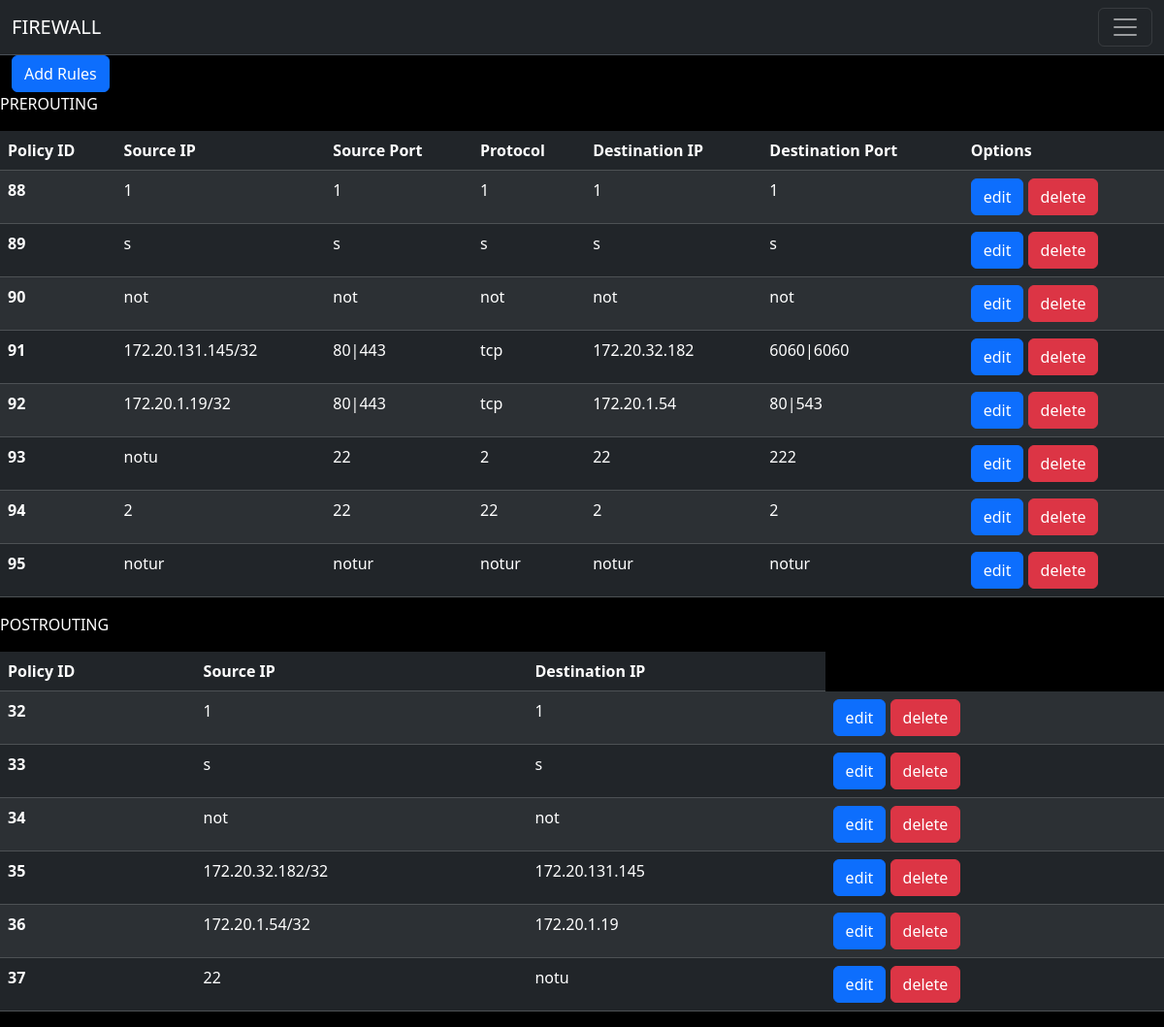
The app's page /, older data.
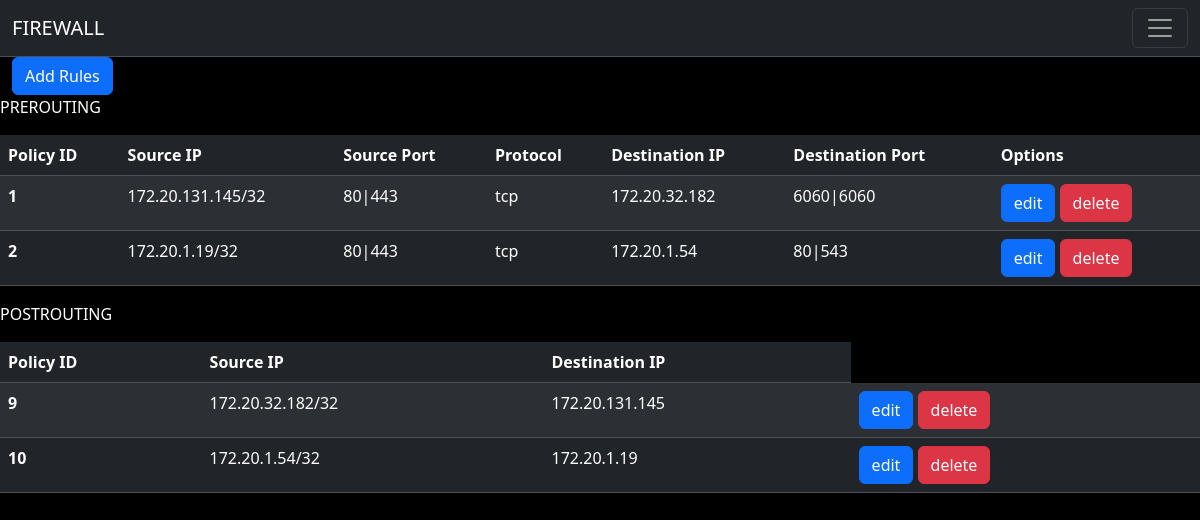
The same page, newer data.
### rules_fetcher_display/models.py (models this page shows)
class prerouting(models.Model):
    routing = models.CharField(max_length=10)
    source_ip = models.CharField(max_length=18)
    source_port = models.CharField(max_length=6)
    protocol = models.CharField(max_length=3)
    destination_ip = models.CharField(max_length=18)
    destination_port = models.CharField(max_length=3)

class postrouting(models.Model):
    routing = models.CharField(max_length=10)
    source_ip = models.CharField(max_length=18)
    destination_ip = models.CharField(max_length=18)

### rules_fetcher_display/views.py (the view)
# urls.py: path('', combined_rules,name='rules'),
def combined_rules(request):
    pre_context = pre_rules(request)
    post_context = post_rules(request)
    combined_context = {**pre_context, **post_context}
    return render(request, 'index.html', combined_context)

### rules_fetcher_display/views.py (called while the page is built)
def pre_rules(request):
    pre = prerouting.objects.all()
    context = {'prerouting_data': pre}
    return context

def post_rules(request):
    post = postrouting.objects.all()
    context = {'postrouting_data': post}
    return context

### templates/index.html (shortened to what this page needs)
<!DOCTYPE html>
{% load static %}
<html>
<head>
    <link href="https://cdn.jsdelivr.net/npm/bootstrap@5.3.2/dist/css/bootstrap.min.css" rel="stylesheet">
    <link rel="stylesheet" href="{% static 'main.css' %}">
</head>
<body>
  <nav class="navbar bg-dark border-bottom border-body" data-bs-theme="dark">
    <div class="container-fluid">
      <a class="navbar-brand" href="#">FIREWALL</a>
      <button class="navbar-toggler" type="button" data-bs-toggle="collapse" data-bs-target="#navbarText" aria-controls="navbarText" aria-expanded="false" aria-label="Toggle navigation">
        <span class="navbar-toggler-icon"></span>
      </button>
    </div>
  </nav>
<div class="container-fluid">
  <button  id="add" type="button" class="btn btn-primary">Add Rules</button>
</div>
<table class="table table-dark table-striped">
    <thead>
      <tr id="columns">
        <p>PREROUTING</p>
        <th scope="col">Policy ID</th>
        <th scope="col">Source IP</th>
        <th scope="col">Source Port</th>
        <th scope="col">Protocol</th>
        <th scope="col">Destination IP</th>
        <th scope="col">Destination Port</th>
        <th scope="col">Options</th>
      </tr>
    </thead>
    <tbody>
    {% for value_pre in prerouting_data %}
      <tr>
        <th scope="row">{{value_pre.id}}</th>
        <td  contenteditable="false">{{ value_pre.source_ip }}</td>
        <td  contenteditable="false" >{{ value_pre.source_port }}</td>
        <td  contenteditable="false">{{ value_pre.protocol }}</td>
        <td  contenteditable="false">{{ value_pre.destination_ip }}</td>
        <td contenteditable="false">{{ value_pre.destination_port }}</td>
        <td >
          <button  type="button" class="edit btn btn-primary" >edit</button>
          <button  type="button" class="btn btn-danger" onclick="deleteRow2(this, 'preroute')" data-object-id={{value_pre.id}}>delete</button></td>
        </tr>
    {% endfor %}
    </tbody>
  </table>
<table class="table table-dark table-striped">
    <thead>
      <tr>
        <p>POSTROUTING</p>
        <th scope="col">Policy ID</th>
        <th scope="col">Source IP</th>
        <th scope="col">Destination IP</th>
      </tr>
    </thead>
    <tbody>
    {% for value_post in postrouting_data%}
      <tr>
        <th scope="row">{{value_post.id}}</th>
        <td  contenteditable="false">{{ value_post.source_ip }}</td>
        <td  contenteditable="false">{{ value_post.destination_ip }}</td>
        <td>
          <button  type="button" class="edit btn btn-primary" >edit</button>
          <button  type="button" class="btn btn-danger" onclick="deleteRow2(this,'postroute')" data-object-id={{value_post.id}}>delete</button></td>
      </tr>
      {% endfor %}
    </tbody>
  </table>
</body>
</html>

### static/main.css (style rules this page uses)
body { background-color: black; }
p { color: white; }

Row changes from the older to the newer data that the page shows:
removed prerouting: id "88", source_ip "1", source_port "1", protocol "1", destination_ip "1", destination_port "1"
removed prerouting: id "89", source_ip "s", source_port "s", protocol "s", destination_ip "s", destination_port "s"
removed prerouting: id "90", source_ip "not", source_port "not", protocol "not", destination_ip "not", destination_port "not"
removed prerouting: id "91", source_ip "172.20.131.145/32", source_port "80|443", protocol "tcp", destination_ip "172.20.32.182", destination_port "6060|6060"
removed prerouting: id "92", source_ip "172.20.1.19/32", source_port "80|443", protocol "tcp", destination_ip "172.20.1.54", destination_port "80|543"
removed prerouting: id "93", source_ip "notu", source_port "22", protocol "2", destination_ip "22", destination_port "222"
removed prerouting: id "94", source_ip "2", source_port "22", protocol "22", destination_ip "2", destination_port "2"
removed prerouting: id "95", source_ip "notur", source_port "notur", protocol "notur", destination_ip "notur", destination_port "notur"
removed postrouting: id "32", source_ip "1", destination_ip "1"
removed postrouting: id "33", source_ip "s", destination_ip "s"
removed postrouting: id "34", source_ip "not", destination_ip "not"
removed postrouting: id "35", source_ip "172.20.32.182/32", destination_ip "172.20.131.145"
removed postrouting: id "36", source_ip "172.20.1.54/32", destination_ip "172.20.1.19"
removed postrouting: id "37", source_ip "22", destination_ip "notu"
added prerouting: id "1", source_ip "172.20.131.145/32", source_port "80|443", protocol "tcp", destination_ip "172.20.32.182", destination_port "6060|6060"
added prerouting: id "2", source_ip "172.20.1.19/32", source_port "80|443", protocol "tcp", destination_ip "172.20.1.54", destination_port "80|543"
added postrouting: id "9", source_ip "172.20.32.182/32", destination_ip "172.20.131.145"
added postrouting: id "10", source_ip "172.20.1.54/32", destination_ip "172.20.1.19"
